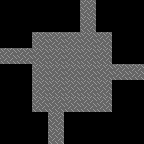

This game map was drawn from its Tiled (.tmx) file and the tilesets committed beside it. A one-line description and the full map source follow:
An orthogonal 9x9 tile map with 16x16 px tiles, 1 tile layer (Tile Layer 1), 2 tilesets and 9 objects.

<map version="1.10" tiledversion="1.10.2" orientation="orthogonal" renderorder="right-down" width="9" height="9" tilewidth="16" tileheight="16" infinite="0" nextlayerid="3" nextobjectid="12">
 <tileset firstgid="1" source="../../../../tools/soko/templateTiledProject/tilesheet.tsx" />
 <tileset firstgid="65" source="../../../../tools/soko/templateTiledProject/soko_entities.tsx" />
 <layer id="1" name="Tile Layer 1" width="9" height="9">
  <data encoding="csv">
0,0,0,0,0,2,0,0,0,
0,0,0,0,0,2,0,0,0,
0,0,2,2,2,2,2,0,0,
2,2,2,2,2,2,2,0,0,
0,0,2,2,2,2,2,2,2,
0,0,2,2,2,2,2,0,0,
0,0,2,2,2,2,2,0,0,
0,0,0,2,0,0,0,0,0,
0,0,0,2,0,0,0,0,0
</data>
 </layer>
 <objectgroup id="2" name="entities">
  <object id="1" gid="65" x="96" y="112" width="16" height="16">
   <properties>
    <property name="gamemode" value="SOKO_EULER" />
   </properties>
  </object>
  <object id="2" gid="66" x="80" y="32" width="16" height="16">
   <properties>
    <property name="sticky" type="bool" value="true" />
    <property name="trail" type="bool" value="true" />
   </properties>
  </object>
  <object id="3" gid="66" x="16" y="64" width="16" height="16">
   <properties>
    <property name="sticky" type="bool" value="true" />
    <property name="trail" type="bool" value="true" />
   </properties>
  </object>
  <object id="4" gid="66" x="112" y="80" width="16" height="16">
   <properties>
    <property name="sticky" type="bool" value="true" />
    <property name="trail" type="bool" value="true" />
   </properties>
  </object>
  <object id="7" gid="66" x="48" y="128" width="16" height="16">
   <properties>
    <property name="sticky" type="bool" value="true" />
    <property name="trail" type="bool" value="true" />
   </properties>
  </object>
  <object id="8" gid="66" x="64" y="112" width="16" height="16">
   <properties>
    <property name="sticky" type="bool" value="false" />
   </properties>
  </object>
  <object id="9" gid="66" x="48" y="96" width="16" height="16">
   <properties>
    <property name="sticky" type="bool" value="false" />
   </properties>
  </object>
  <object id="10" gid="66" x="48" y="64" width="16" height="16">
   <properties>
    <property name="sticky" type="bool" value="false" />
   </properties>
  </object>
  <object id="11" gid="66" x="96" y="96" width="16" height="16">
   <properties>
    <property name="sticky" type="bool" value="false" />
   </properties>
  </object>
 </objectgroup>
</map>
